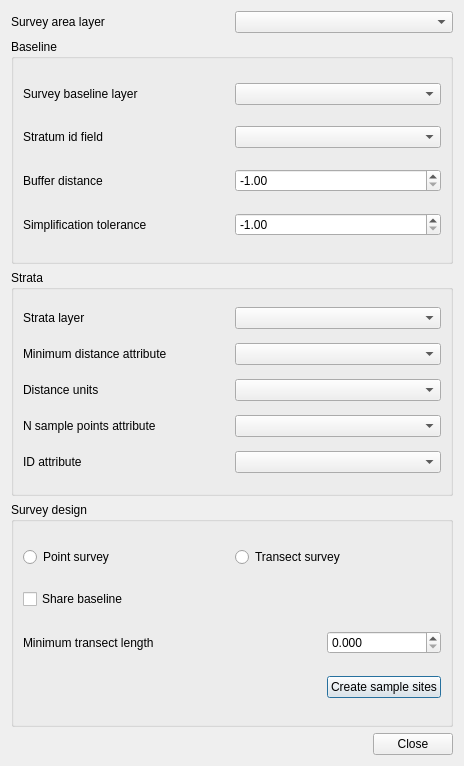
<?xml version="1.0" encoding="UTF-8"?>
<ui version="4.0">
 <class>SurveyInitDialogBase</class>
 <widget class="QDialog" name="SurveyInitDialogBase">
  <property name="geometry">
   <rect>
    <x>0</x>
    <y>0</y>
    <width>464</width>
    <height>766</height>
   </rect>
  </property>
  <property name="windowTitle">
   <string>Survey design</string>
  </property>
  <layout class="QGridLayout" name="gridLayout_5">
   <item row="0" column="0">
    <layout class="QHBoxLayout" name="horizontalLayout_3">
     <property name="sizeConstraint">
      <enum>QLayout::SetDefaultConstraint</enum>
     </property>
     <item>
      <widget class="QLabel" name="mSurveyAreaLayerLabel">
       <property name="text">
        <string>Survey area layer</string>
       </property>
      </widget>
     </item>
     <item>
      <widget class="QComboBox" name="mSurveyAreaLayerComboBox"/>
     </item>
    </layout>
   </item>
   <item row="1" column="0">
    <widget class="QGroupBox" name="mBaselineGroupBox">
     <property name="title">
      <string>Baseline</string>
     </property>
     <layout class="QGridLayout" name="gridLayout_2">
      <item row="0" column="1">
       <widget class="QComboBox" name="mSurveyBaselineLayerComboBox"/>
      </item>
      <item row="3" column="0">
       <widget class="QLabel" name="mBaselineSimplificationToleranceLabel">
        <property name="text">
         <string>Simplification tolerance</string>
        </property>
       </widget>
      </item>
      <item row="1" column="1">
       <widget class="QComboBox" name="mStratumIdComboBox"/>
      </item>
      <item row="1" column="0">
       <widget class="QLabel" name="mStratumIdLabel">
        <property name="text">
         <string>Stratum id field</string>
        </property>
       </widget>
      </item>
      <item row="0" column="0">
       <widget class="QLabel" name="mBaselineLayerLabel">
        <property name="text">
         <string>Survey baseline layer</string>
        </property>
       </widget>
      </item>
      <item row="2" column="1">
       <widget class="QDoubleSpinBox" name="mBaselineBufferDistanceSpinBox">
        <property name="minimum">
         <double>-1.000000000000000</double>
        </property>
        <property name="maximum">
         <double>999999999.000000000000000</double>
        </property>
        <property name="value">
         <double>-1.000000000000000</double>
        </property>
       </widget>
      </item>
      <item row="2" column="0">
       <widget class="QLabel" name="mBaselineBufferDistanceLabel">
        <property name="text">
         <string>Buffer distance</string>
        </property>
       </widget>
      </item>
      <item row="3" column="1">
       <widget class="QDoubleSpinBox" name="mBaselineSimplificationToleranceSpinBox">
        <property name="minimum">
         <double>-1.000000000000000</double>
        </property>
        <property name="maximum">
         <double>999999999.000000000000000</double>
        </property>
        <property name="value">
         <double>-1.000000000000000</double>
        </property>
       </widget>
      </item>
     </layout>
    </widget>
   </item>
   <item row="5" column="0">
    <widget class="QGroupBox" name="mSurveyDesignGroupBox">
     <property name="title">
      <string>Survey design</string>
     </property>
     <layout class="QGridLayout" name="gridLayout_4">
      <item row="3" column="0">
       <spacer name="horizontalSpacer">
        <property name="orientation">
         <enum>Qt::Horizontal</enum>
        </property>
        <property name="sizeHint" stdset="0">
         <size>
          <width>240</width>
          <height>20</height>
         </size>
        </property>
       </spacer>
      </item>
      <item row="0" column="0" colspan="2">
       <layout class="QHBoxLayout" name="horizontalLayout">
        <item>
         <widget class="QRadioButton" name="mPointSurveyRadioButton">
          <property name="text">
           <string>Point survey</string>
          </property>
         </widget>
        </item>
        <item>
         <widget class="QRadioButton" name="mTransectSurveyRadioButton">
          <property name="text">
           <string>Transect survey</string>
          </property>
         </widget>
        </item>
       </layout>
      </item>
      <item row="2" column="0">
       <widget class="QLabel" name="mMinimumTransectLengthLabel">
        <property name="text">
         <string>Minimum transect length</string>
        </property>
       </widget>
      </item>
      <item row="1" column="0" colspan="2">
       <layout class="QHBoxLayout" name="horizontalLayout_2">
        <item>
         <widget class="QCheckBox" name="mShareBaselineCheckBox">
          <property name="text">
           <string>Share baseline</string>
          </property>
          <property name="checked">
           <bool>false</bool>
          </property>
         </widget>
        </item>
       </layout>
      </item>
      <item row="2" column="1">
       <widget class="QDoubleSpinBox" name="mMinimumTransectLengthSpinBox">
        <property name="decimals">
         <number>3</number>
        </property>
        <property name="maximum">
         <double>99999999.000000000000000</double>
        </property>
       </widget>
      </item>
      <item row="3" column="1">
       <widget class="QPushButton" name="mCreateSampleButton">
        <property name="text">
         <string>Create sample sites</string>
        </property>
       </widget>
      </item>
     </layout>
    </widget>
   </item>
   <item row="4" column="0">
    <widget class="QGroupBox" name="mStrataGroupBox">
     <property name="title">
      <string>Strata</string>
     </property>
     <layout class="QGridLayout" name="gridLayout">
      <item row="1" column="1">
       <widget class="QComboBox" name="mMinimumDistanceAttributeComboBox"/>
      </item>
      <item row="3" column="0">
       <widget class="QLabel" name="mNSamplePointsAttribute">
        <property name="text">
         <string>N sample points attribute</string>
        </property>
       </widget>
      </item>
      <item row="4" column="0">
       <widget class="QLabel" name="mStrataIdAttributeLabel">
        <property name="text">
         <string>ID attribute</string>
        </property>
       </widget>
      </item>
      <item row="3" column="1">
       <widget class="QComboBox" name="mNSamplePointsComboBox"/>
      </item>
      <item row="0" column="1">
       <widget class="QComboBox" name="mStrataLayerComboBox"/>
      </item>
      <item row="4" column="1">
       <widget class="QComboBox" name="mStrataIdAttributeComboBox"/>
      </item>
      <item row="1" column="0">
       <widget class="QLabel" name="mMinDistanceLabel">
        <property name="text">
         <string>Minimum distance attribute</string>
        </property>
       </widget>
      </item>
      <item row="2" column="0">
       <widget class="QLabel" name="mMinDistanceUnitsLabel">
        <property name="text">
         <string>Distance units</string>
        </property>
       </widget>
      </item>
      <item row="2" column="1">
       <widget class="QComboBox" name="mMinDistanceUnitsComboBox"/>
      </item>
      <item row="0" column="0">
       <widget class="QLabel" name="mStrataLayerLabel">
        <property name="text">
         <string>Strata layer</string>
        </property>
       </widget>
      </item>
     </layout>
    </widget>
   </item>
   <item row="6" column="0">
    <widget class="QDialogButtonBox" name="buttonBox">
     <property name="orientation">
      <enum>Qt::Horizontal</enum>
     </property>
     <property name="standardButtons">
      <set>QDialogButtonBox::Close</set>
     </property>
    </widget>
   </item>
  </layout>
 </widget>
 <resources/>
 <connections>
  <connection>
   <sender>buttonBox</sender>
   <signal>accepted()</signal>
   <receiver>SurveyInitDialogBase</receiver>
   <slot>accept()</slot>
   <hints>
    <hint type="sourcelabel">
     <x>248</x>
     <y>254</y>
    </hint>
    <hint type="destinationlabel">
     <x>157</x>
     <y>274</y>
    </hint>
   </hints>
  </connection>
  <connection>
   <sender>buttonBox</sender>
   <signal>rejected()</signal>
   <receiver>SurveyInitDialogBase</receiver>
   <slot>reject()</slot>
   <hints>
    <hint type="sourcelabel">
     <x>316</x>
     <y>260</y>
    </hint>
    <hint type="destinationlabel">
     <x>286</x>
     <y>274</y>
    </hint>
   </hints>
  </connection>
 </connections>
</ui>
